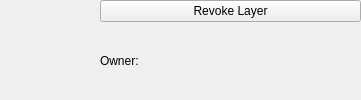
<ui version="4.0" >
 <class>master_layer_status_widget</class>
 <widget class="QWidget" name="master_layer_status_widget" >
  <property name="geometry" >
   <rect>
    <x>0</x>
    <y>0</y>
    <width>361</width>
    <height>100</height>
   </rect>
  </property>
  <property name="windowTitle" >
   <string>Form</string>
  </property>
  <layout class="QHBoxLayout" >
   <property name="spacing" >
    <number>0</number>
   </property>
   <property name="leftMargin" >
    <number>0</number>
   </property>
   <property name="topMargin" >
    <number>0</number>
   </property>
   <property name="rightMargin" >
    <number>0</number>
   </property>
   <property name="bottomMargin" >
    <number>0</number>
   </property>
   <item>
    <widget class="QWidget" native="1" name="layer_preview_widget" >
     <property name="sizePolicy" >
      <sizepolicy vsizetype="Fixed" hsizetype="Fixed" >
       <horstretch>0</horstretch>
       <verstretch>0</verstretch>
      </sizepolicy>
     </property>
     <property name="minimumSize" >
      <size>
       <width>100</width>
       <height>100</height>
      </size>
     </property>
    </widget>
   </item>
   <item>
    <layout class="QVBoxLayout" >
     <item>
      <widget class="QPushButton" name="revoke_button" >
       <property name="text" >
        <string>Revoke Layer</string>
       </property>
      </widget>
     </item>
     <item>
      <widget class="QLabel" name="owner_label" >
       <property name="text" >
        <string>Owner:</string>
       </property>
      </widget>
     </item>
     <item>
      <layout class="QVBoxLayout" />
     </item>
    </layout>
   </item>
  </layout>
 </widget>
 <resources/>
 <connections/>
</ui>
